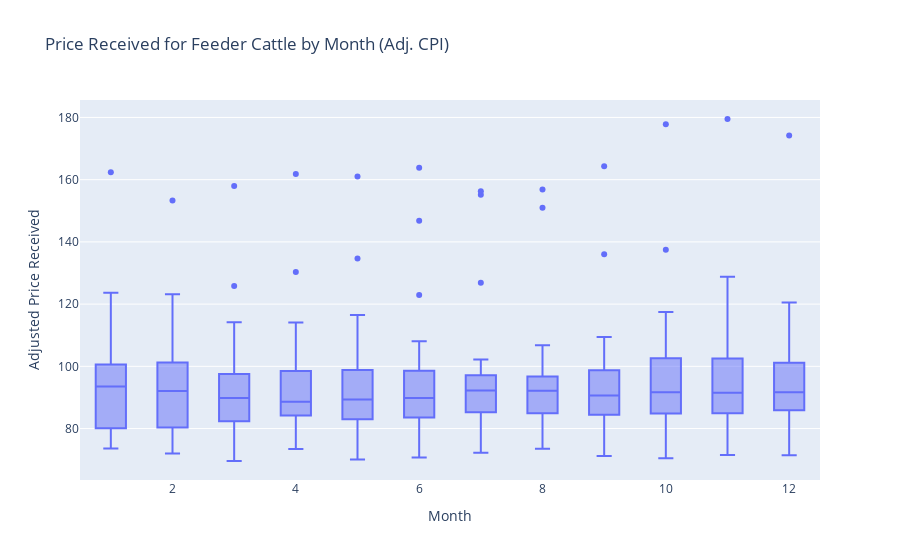

The notebook cell saved with this chart:
### Code cell
df_adj = pd.DataFrame({
    'cash_price_feeder_adj':cash_price_feeder_adj,
    'month' : cash_price_feeder_adj.index.month,
    'quarter' : cash_price_feeder_adj.index.quarter,
})

import plotly.subplots as sp

fig = sp.make_subplots(rows=1, cols=1)

fig.add_box(y=df_adj['cash_price_feeder_adj'], x=df_adj['month'], name='Price Received')

fig.update_layout(title='Price Received for Feeder Cattle by Month (Adj. CPI)',
                  xaxis_title='Month',
                  yaxis_title='Adjusted Price Received')

fig.show()

### Figure 1 — Plotly figure (JSON) as saved in the notebook; plotly's stock layout.template omitted (floating-point values rounded to 4 significant figures; data arrays with more than 128 entries replaced by an {"elided": "..."} marker saying what was removed)
{"data": [{"name": "Price Received", "type": "box", "x": {"elided": "295 int values"}, "y": {"elided": "295 float values"}}], "layout": {"title": {"text": "Price Received for Feeder Cattle by Month (Adj. CPI)"}, "xaxis": {"anchor": "y", "domain": [0, 1], "title": {"text": "Month"}}, "yaxis": {"anchor": "x", "domain": [0, 1], "title": {"text": "Adjusted Price Received"}}}}
